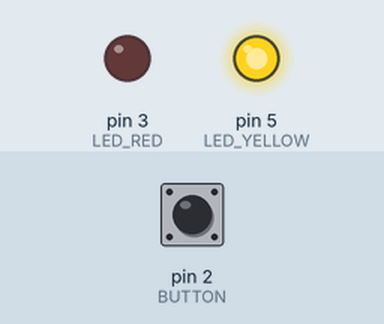
Simulated run of this sketch. Board: Arduino Uno, built with avr-gcc and run on an emulated ATmega328P. Parts: output pins drawn as LEDs (lit = HIGH). Inputs (shaded band) come from the test bench; at power-on: pin 2 (BUTTON) LOW.

Above: at 1.2 s.
1.3 s: pin 2 (BUTTON) pulled HIGH for 3.2 s
At 6.0 s:
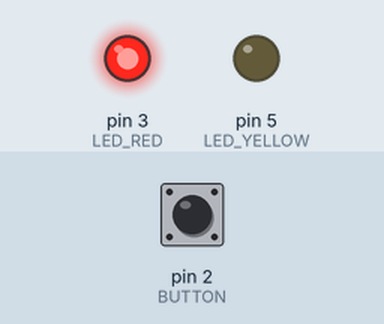
6.3 s: pin 2 (BUTTON) pulled HIGH for 0.15 s
At 7.7 s:
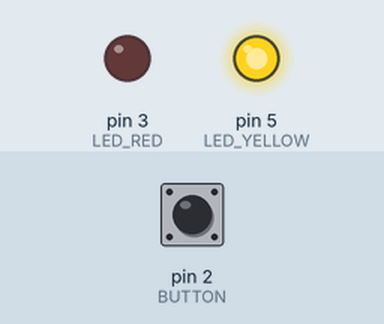
Timing chart, 0 to 9.3 s (numbered marks = the images above; inputs shaded):
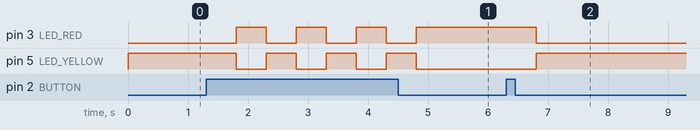

Measured:
- after the input at 1.3 s, pin 3 (LED_RED): alternates HIGH for 0.50 s and LOW for 0.50 s, 7 changes in all, then stays HIGH, starting after 0.50 s; pin 5 (LED_YELLOW): alternates HIGH for 0.50 s and LOW for 0.50 s, 7 changes in all, then stays LOW, starting after 0.50 s
- after the input at 6.3 s, pin 3 (LED_RED): HIGH → LOW after 0.50 s; pin 5 (LED_YELLOW): LOW → HIGH after 0.50 s

The sketch:

tdd_controller.ino
```cpp
#define LED_RED 3
#define LED_YELLOW 5
#define BUTTON 2

int buttonState = 0;
bool manterLigado = false;

void setup() {
  pinMode(LED_RED, OUTPUT);
  pinMode(BUTTON, INPUT);

  buttonState = digitalRead(BUTTON);

    if (buttonState == HIGH) {
    analogWrite(LED_RED, 255);
    } else {
    analogWrite(LED_RED, 0);
  }

}

void loop() {

    buttonState = digitalRead(BUTTON);

    if (buttonState == HIGH) {
      delay(500);
      manterLigado = (!manterLigado);
    }

    if (manterLigado) {
      analogWrite(LED_RED, 255);
      analogWrite(LED_YELLOW, 0);
    } else {
      analogWrite(LED_RED, 0);
      analogWrite(LED_YELLOW, 255);
    }
}
```
